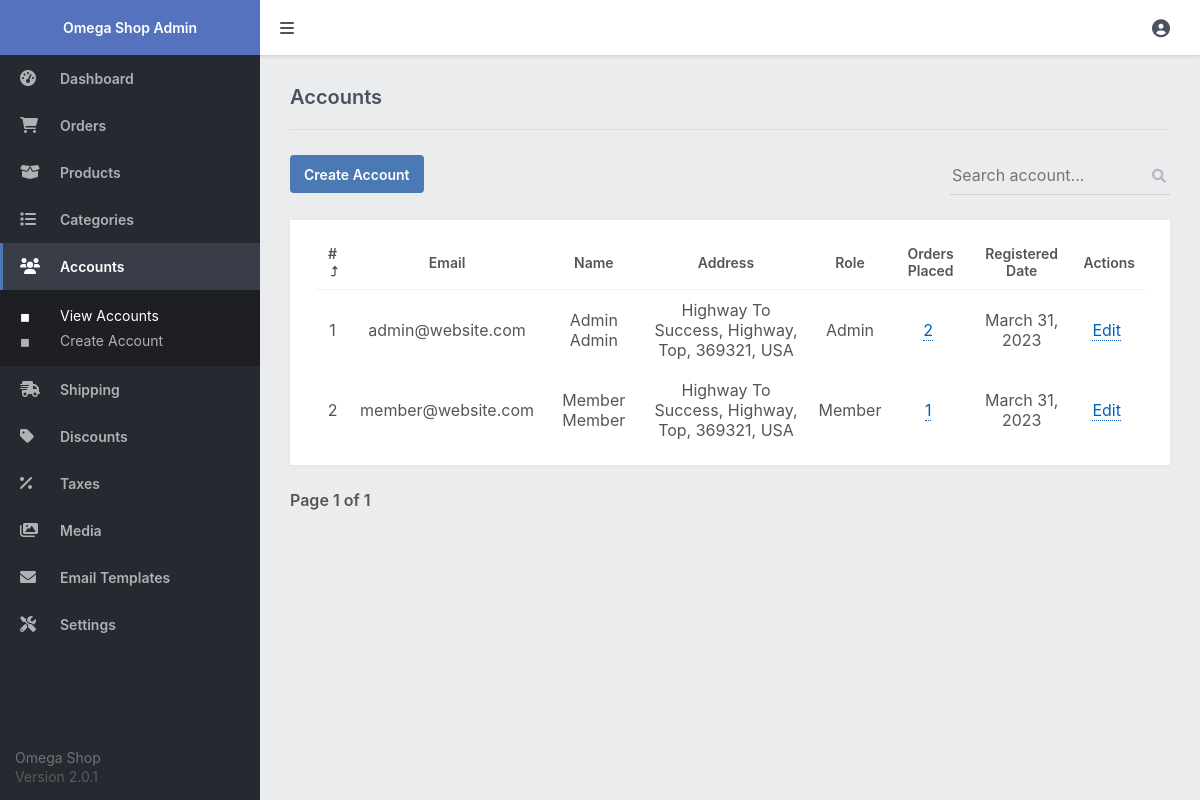
The app's page /admin/index.php?page=accounts (signed in) with its own data.
### tables this page shows
CREATE TABLE `accounts` (
  `id` int(11) NOT NULL,
  `email` varchar(255) NOT NULL,
  `password` varchar(255) NOT NULL,
  `role` enum('Member','Admin') NOT NULL DEFAULT 'Member',
  `first_name` varchar(100) NOT NULL,
  `last_name` varchar(100) NOT NULL,
  `address_street` varchar(255) NOT NULL,
  `address_city` varchar(100) NOT NULL,
  `address_state` varchar(100) NOT NULL,
  `address_zip` varchar(50) NOT NULL,
  `address_country` varchar(100) NOT NULL,
  `registered` datetime NOT NULL DEFAULT current_timestamp()
);

### admin/index.php (called while the page is built, shortened)
<?php
include '../functions.php';
$page = isset($_GET['page']) && file_exists($_GET['page'] . '.php') ? $_GET['page'] : 'dashboard';
include $page . '.php';
?>

### admin/accounts.php (the view, shortened to what this page needs)
<?php
$pagination_page = isset($_GET['pagination_page']) ? $_GET['pagination_page'] : 1;
$search = isset($_GET['search']) ? $_GET['search'] : '';
$order = isset($_GET['order']) && $_GET['order'] == 'DESC' ? 'DESC' : 'ASC';
$order_by_whitelist = ['id','email','first_name','role','registered'];
$order_by = isset($_GET['order_by']) && in_array($_GET['order_by'], $order_by_whitelist) ? $_GET['order_by'] : 'id';
$results_per_page = 20;
$param1 = ($pagination_page - 1) * $results_per_page;
$param2 = $results_per_page;
$where = '';
$where .= $search ? 'WHERE (a.email LIKE :search OR a.first_name LIKE :search OR a.last_name LIKE :search) ' : '';
$stmt = $pdo->prepare('SELECT COUNT(*) AS total FROM accounts a ' . $where);
$stmt->execute();
$accounts_total = $stmt->fetchColumn();
$stmt = $pdo->prepare('SELECT a.*, count(t.id) AS orders FROM accounts a LEFT JOIN transactions t ON t.account_id = a.id ' . $where . ' GROUP BY a.id, a.email, a.password, a.role, a.first_name, a.last_name, a.address_street, a.address_city, a.address_state, a.address_zip, a.address_country, a.registered ORDER BY ' . $order_by . ' ' . $order . ' LIMIT :start_results,:num_results');
$stmt->bindParam('start_results', $param1, PDO::PARAM_INT);
$stmt->bindParam('num_results', $param2, PDO::PARAM_INT);
$stmt->execute();
$accounts = $stmt->fetchAll(PDO::FETCH_ASSOC);
$url = 'index.php?page=accounts&search=' . $search;
?>
<?=template_admin_header('Accounts', 'accounts', 'view')?>
<div class="content-title">
    <h2>Accounts</h2>
</div>
<div class="content-header responsive-flex-column pad-top-5">
    <a href="index.php?page=account" class="btn">Create Account</a>
    <form action="" method="get">
        <div class="search">
            <label for="search">
                <input id="search" type="text" name="search" placeholder="Search account..." value="<?=htmlspecialchars($search, ENT_QUOTES)?>" class="responsive-width-100">
                <i class="fas fa-search"></i>
            </label>
        </div>
    </form>
</div>
<div class="content-block">
    <div class="table">
        <table>
            <thead>
                <tr>
                    <td class="responsive-hidden"><a href="<?=$url . '&order=' . ($order=='ASC'?'DESC':'ASC') . '&order_by=id'?>">#</a></td>
                    <td><a href="<?=$url . '&order=' . ($order=='ASC'?'DESC':'ASC') . '&order_by=email'?>">Email</a></td>
                    <td><a href="<?=$url . '&order=' . ($order=='ASC'?'DESC':'ASC') . '&order_by=first_name'?>">Name</a></td>
                    <td class="responsive-hidden">Address</td>
                    <td class="responsive-hidden"><a href="<?=$url . '&order=' . ($order=='ASC'?'DESC':'ASC') . '&order_by=role'?>">Role</a></td>
                    <td class="responsive-hidden">Orders Placed</td>
                    <td class="responsive-hidden"><a href="<?=$url . '&order=' . ($order=='ASC'?'DESC':'ASC') . '&order_by=registered'?>">Registered Date</a></td>
                    <td>Actions</td>
                </tr>
            </thead>
            <tbody>
                <?php if (empty($accounts)): ?>
                <tr>
                    <td colspan="8" style="text-align:center;">There are no accounts</td>
                </tr>
                <?php else: ?>
                <?php foreach ($accounts as $account): ?>
                <tr>
                    <td class="responsive-hidden"><?=$account['id']?></td>
                    <td><?=htmlspecialchars($account['email'], ENT_QUOTES)?></td>
                    <td><?=htmlspecialchars($account['first_name'], ENT_QUOTES)?> <?=htmlspecialchars($account['last_name'], ENT_QUOTES)?></td>
                    <td class="responsive-hidden">
                        <?=htmlspecialchars($account['address_street'], ENT_QUOTES)?><?=$account['address_street']?', ':''?>
                        <?=htmlspecialchars($account['address_city'], ENT_QUOTES)?><?=$account['address_city']?', ':''?>
                        <?=htmlspecialchars($account['address_state'], ENT_QUOTES)?><?=$account['address_state']?', ':''?>
                        <?=htmlspecialchars($account['address_zip'], ENT_QUOTES)?><?=$account['address_zip']?', ':''?>
                        <?=htmlspecialchars($account['address_country'], ENT_QUOTES)?>
                    </td>
                    <td class="responsive-hidden"><?=$account['role']?></td>
                    <td class="responsive-hidden"><a href="index.php?page=orders&account_id=<?=$account['id']?>" class="link1"><?=number_format($account['orders'])?></a></td>
                    <td class="responsive-hidden"><?=date('F j, Y', strtotime($account['registered']))?></td>
                    <td><a href="index.php?page=account&id=<?=$account['id']?>" class="link1">Edit</a></td>
                </tr>
                <?php endforeach; ?>
                <?php endif; ?>
            </tbody>
        </table>
    </div>
</div>
<div class="pagination">
    <span>Page <?=$pagination_page?> of <?=ceil($accounts_total / $results_per_page) == 0 ? 1 : ceil($accounts_total / $results_per_page)?></span>
</div>
<?=template_admin_footer()?>

### admin/admin.css (style rules this page uses)
* { box-sizing: border-box; font-family: -apple-system, BlinkMacSystemFont, "segoe ui", roboto, oxygen, ubuntu, cantarell, "fira sans", "droid sans", "helvetica neue", Arial, sans-serif; font-size: 16px; }
html { height: 100%; }
body { position: relative; min-height: 100%; color: #555555; background-color: #ebeced; margin: 0; }
h1, h2, h3, h4, h5 { color: #4a5361; margin: 0; padding: 0; }
main h2 { font-size: 20px; padding-bottom: 20px; font-weight: 600; }
main .content-title { border-bottom: 1px solid #dbdddf; display: flex; }
main .content-title h2 { flex: 1; }
main .content-header { display: flex; justify-content: space-between; }
main .content-header form { display: flex; justify-content: space-between; }
main .content-header form .search input, main .content-header form > select { background-color: transparent; outline: none; border: none; height: 40px; width: 220px; border-bottom: 1px solid #d0d3d5; padding-right: 25px; margin-left: 10px; }
main .content-header .search label { position: relative; }
main .content-header .search i { position: absolute; right: 4px; top: 4px; bottom: 0; font-size: 14px; margin-top: auto; margin-bottom: auto; color: #b5b9bd; }
main .content-block { background-color: #fff; margin-top: 25px; padding: 15px; box-shadow: 0px 0px 5px 1px rgba(0, 0, 0, 0.03); overflow: hidden; }
main .pagination { display: flex; align-items: center; padding: 25px 0; }
main .pagination span { font-weight: 600; }
.table { overflow-x: auto; padding: 0 10px; }
.table table { width: 100%; border-collapse: collapse; }
.table table thead td { font-weight: 600; font-size: 14px; padding: 10px; text-align: center; }
.table table thead td a { font-weight: inherit; font-size: inherit; color: inherit; text-decoration: none; }
.table table thead tr { border-bottom: 1px solid #f0f1f2; }
.table table tbody tr:first-child td { padding-top: 10px; }
.table table tbody td { padding: 10px; text-align: center; }
.link1, .link2 { text-decoration: none; color: #0060ba; border-bottom: 1px dotted; margin: 0 5px 0 0; }
.btn { display: inline-flex; align-items: center; justify-content: center; text-decoration: none; appearance: none; cursor: pointer; border: 0; background: #4a79b4; color: #ffffff; padding: 0 14px; font-size: 14px; font-weight: 600; border-radius: 4px; height: 38px; }
.pad-top-5 { padding-top: 25px; }

### records on screen
accounts: id "1", email "admin@website.com", first_name "Admin", last_name "Admin", address_street "Highway To Success", address_city "Highway", address_state "Top", address_zip "369321", address_country "USA", role "Admin", orders "2", registered "March 31, 2023"
accounts: id "2", email "member@website.com", first_name "Member", last_name "Member", address_street "Highway To Success", address_city "Highway", address_state "Top", address_zip "369321", address_country "USA", role "Member", orders "1", registered "March 31, 2023"

### other values on screen
$pagination_page "1"
ceil($accounts_total / $results_per_page) "1"
